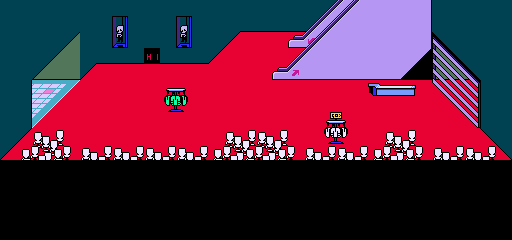

Rendered tile map (Tiled .tmx) drawn with the repository's tilesets; below, a short description and the map source with its tile grids summarised:
An orthogonal 32x15 tile map with 16x16 px tiles, 14 tile layers (Floor, Event Floor, Shadows, Event 2, ...), 1 hidden layer not drawn and 14 objects.

<map version="1.2" tiledversion="1.3.4" orientation="orthogonal" renderorder="right-down" compressionlevel="0" width="32" height="15" tilewidth="16" tileheight="16" infinite="0" nextlayerid="18" nextobjectid="26">
 <tileset firstgid="1" source="Mall Tiles.tsx" />
 <layer id="1" name="Floor" width="32" height="15">
  <properties>
   <property name="unity:SortingLayer" value="Floor" />
   <property name="unity:SortingOrder" type="int" value="0" />
  </properties>
  <data>[480 cells, 480 non-empty, 3 distinct tile ids]</data>
 </layer>
 <layer id="7" name="Event Floor" width="32" height="15">
  <properties>
   <property name="unity:SortingLayer" value="Floor" />
   <property name="unity:SortingOrder" type="int" value="1" />
  </properties>
  <data>[480 cells, 320 non-empty, 1 distinct tile ids]</data>
 </layer>
 <layer id="2" name="Shadows" width="32" height="15">
  <properties>
   <property name="unity:SortingLayer" value="Shadows" />
  </properties>
  <data>[480 cells, 30 non-empty, 13 distinct tile ids]</data>
 </layer>
 <layer id="13" name="Event 2" width="32" height="15">
  <data>[480 cells, 3 non-empty, 2 distinct tile ids]</data>
 </layer>
 <layer id="12" name="Walls 0" width="32" height="15">
  <data>[480 cells, 9 non-empty, 5 distinct tile ids]</data>
 </layer>
 <layer id="3" name="Walls" width="32" height="15">
  <properties>
   <property name="unity:SortingLayer" value="Wall" />
   <property name="unity:SortingOrder" type="int" value="0" />
  </properties>
  <data>[480 cells, 158 non-empty, 31 distinct tile ids]</data>
 </layer>
 <layer id="5" name="Walls 2" width="32" height="15">
  <properties>
   <property name="unity:SortingLayer" value="Wall" />
   <property name="unity:SortingOrder" type="int" value="1" />
  </properties>
  <data>[480 cells, 13 non-empty, 9 distinct tile ids]</data>
 </layer>
 <layer id="11" name="Walls 3" width="32" height="15">
  <data>[480 cells, 19 non-empty, 14 distinct tile ids]</data>
 </layer>
 <layer id="14" name="Walls 4" width="32" height="15">
  <data>[480 cells, 1 non-empty, 1 distinct tile ids]</data>
 </layer>
 <layer id="4" name="Objects" width="32" height="15">
  <properties>
   <property name="unity:SortingLayer" value="Objects" />
  </properties>
  <data>[480 cells, 0 non-empty, 0 distinct tile ids]</data>
 </layer>
 <layer id="6" name="Event" width="32" height="15">
  <properties>
   <property name="unity:SortingLayer" value="Wall" />
   <property name="unity:SortingOrder" type="int" value="2" />
  </properties>
  <data>[480 cells, 155 non-empty, 17 distinct tile ids]</data>
 </layer>
 <layer id="10" name="Shutters" width="32" height="15">
  <properties>
   <property name="unity:SortingLayer" value="Wall" />
   <property name="unity:SortingOrder" type="int" value="1" />
  </properties>
  <data>[480 cells, 23 non-empty, 23 distinct tile ids]</data>
 </layer>
 <layer id="8" name="Cashier" width="32" height="15" visible="0">
  <properties>
   <property name="unity:SortingLayer" value="Player" />
  </properties>
  <data>[480 cells, 2 non-empty, 2 distinct tile ids]</data>
 </layer>
 <layer id="15" name="Cutscene 1" width="32" height="15">
  <data>[480 cells, 10 non-empty, 4 distinct tile ids]</data>
 </layer>
 <layer id="17" name="Cutscene 2" width="32" height="15">
  <data>[480 cells, 1 non-empty, 1 distinct tile ids]</data>
 </layer>
 <objectgroup id="9" name="Collision">
  <object id="1" x="0" y="0" width="32" height="128" />
  <object id="2" x="32" y="0" width="480" height="32" />
  <object id="3" x="480" y="32" width="32" height="96" />
  <object id="4" x="304" y="32" width="176" height="48" />
  <object id="10" x="32" y="32" width="64" height="48" />
  <object id="11" x="96" y="32" width="112" height="32" />
  <object id="14" x="288" y="48" width="16" height="32" />
  <object id="19" x="0" y="160" width="512" height="80" />
  <object id="20" x="368" y="80" width="48" height="16" />
  <object id="21" x="336" y="144" />
  <object id="22" x="176" y="112" />
  <object id="23" x="208" y="64">
   <polygon points="0,0 32,-32 0,-32" />
  </object>
  <object id="24" x="32" y="128">
   <polygon points="0,0 -32,32 -32,0" />
  </object>
  <object id="25" x="480" y="128">
   <polygon points="0,0 32,32 32,0" />
  </object>
 </objectgroup>
</map>
